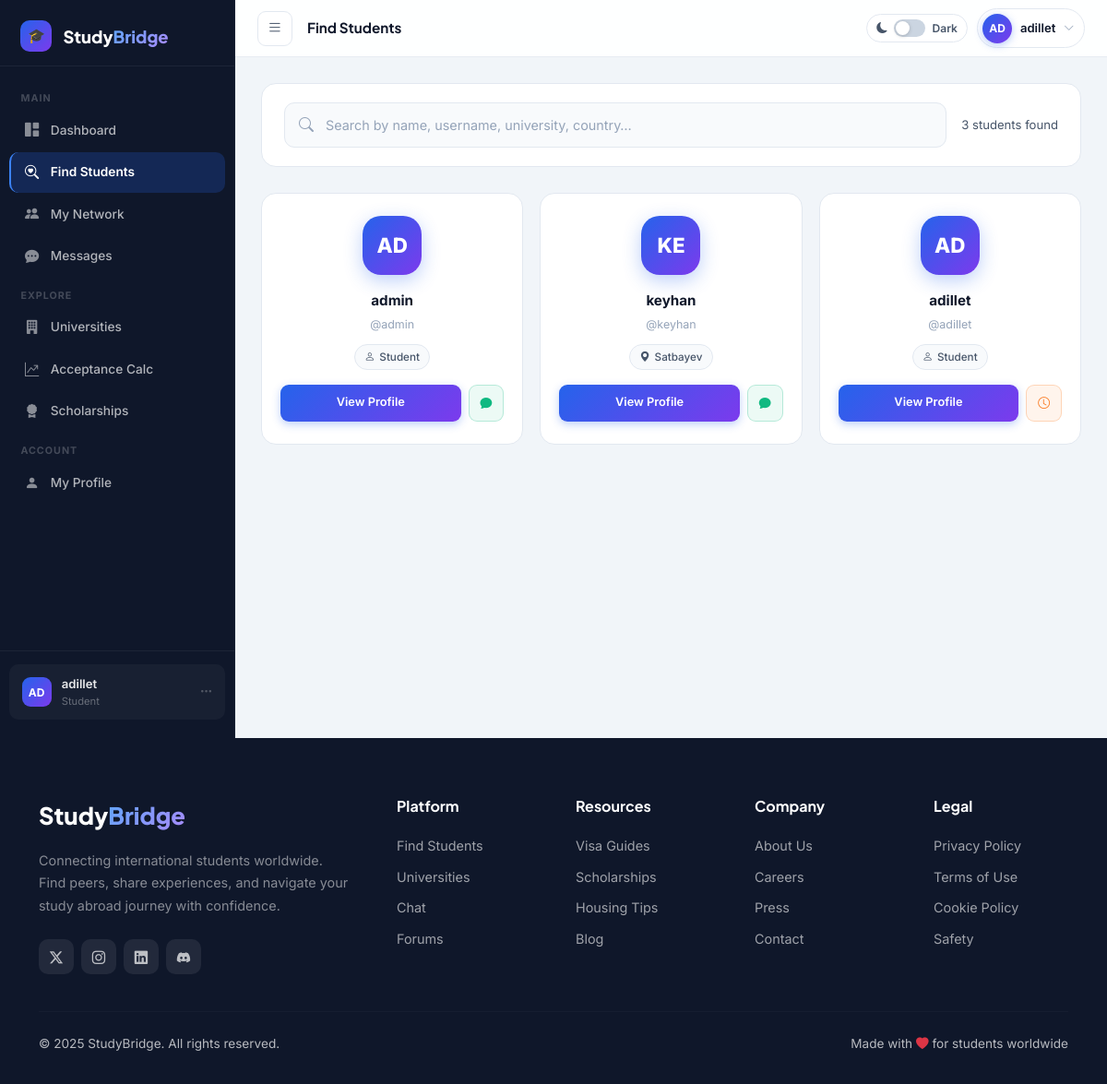
The page /students/ (signed in) on the database as committed earlier.
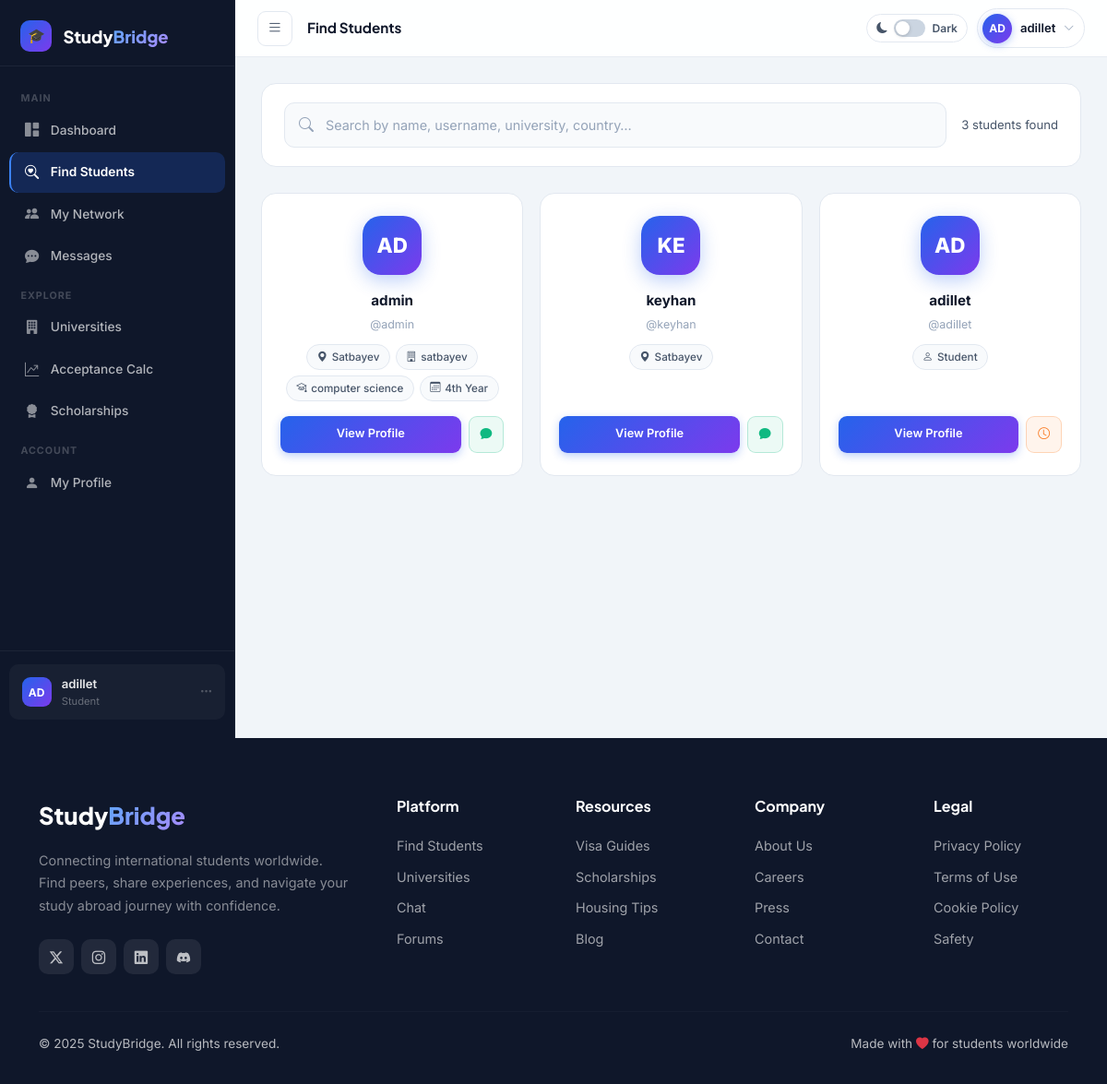
The same page on the database as committed later.
### accounts/models.py (models this page shows, shortened)
class User(AbstractUser):
    STUDY_LEVEL_CHOICES = [
        ('bachelor', "Bachelor's Degree"),
        ('master', "Master's Degree"),
        ('phd', 'PhD'),
        ('exchange', 'Exchange Student'),
        ('language', 'Language Course'),
    ]
    YEAR_CHOICES = [
        ('1', '1st Year'),
        ('2', '2nd Year'),
        ('3', '3rd Year'),
        ('4', '4th Year'),
        ('5', '5th Year+'),
        ('grad', 'Graduate'),
    ]
    email = models.EmailField(unique=True)
    full_name = models.CharField(max_length=150, blank=True)
    country_of_origin = models.CharField(max_length=100, blank=True)
    current_country = models.CharField(max_length=100, blank=True)
    university = models.CharField(max_length=200, blank=True)
    study_level = models.CharField(max_length=20, choices=STUDY_LEVEL_CHOICES, blank=True)
    year_of_study = models.CharField(max_length=10, choices=YEAR_CHOICES, blank=True)
    field_of_study = models.CharField(max_length=150, blank=True)
    bio = models.TextField(max_length=500, blank=True)
    avatar = models.ImageField(upload_to='avatars/', null=True, blank=True)
    is_verified = models.BooleanField(default=False)
    created_at = models.DateTimeField(auto_now_add=True)
    USERNAME_FIELD = 'email'
    REQUIRED_FIELDS = ['username']
    def get_display_name(self):
        return self.full_name or self.username
    def get_initials(self):
        name = self.get_display_name()
        parts = name.split()
        if len(parts) >= 2:
            return (parts[0][0] + parts[1][0]).upper()
        return name[:2].upper()

### accounts/views.py (the view, shortened to what this page needs)
# urls.py: path('students/', av.find_students, name='find_students'),
@login_required
def find_students(request):
    query = request.GET.get('q', '').strip()
    students = User.objects.exclude(id=request.user.id)
    students = students.order_by('-date_joined')[:60]
    sent = {r.to_user_id: r for r in ConnectionRequest.objects.filter(from_user=request.user)}
    received = {r.from_user_id: r for r in ConnectionRequest.objects.filter(to_user=request.user)}
    def conn_info(uid):
        if uid in sent:
            r = sent[uid]
            return {'status': r.status, 'direction': 'sent', 'pk': r.pk}
        if uid in received:
            r = received[uid]
            return {'status': r.status, 'direction': 'received', 'pk': r.pk}
        return None
    students_with_conn = [(s, conn_info(s.id)) for s in students]
    return render(request, 'students/find_students.html', {
        'students_with_conn': students_with_conn,
        'query': query,
        'active_page': 'find_students',
        'page_title': 'Find Students',
    })

### accounts/context_processors.py (called while the page is built)
def dashboard_context(request):
    if request.user.is_authenticated:
        pending_count = ConnectionRequest.objects.filter(
            to_user=request.user, status='pending'
        ).count()
        unread_count = Message.objects.filter(
            receiver=request.user, is_read=False
        ).count()
        return {
            'pending_requests_count': pending_count,
            'unread_messages_count': unread_count,
        }
    return {'pending_requests_count': 0, 'unread_messages_count': 0}

### templates/students/find_students.html (shortened to what this page needs)
{% extends 'dashboard_base.html' %}
{% block main_content %}
<div class="search-bar-wrap">
  <div class="search-input-wrap">
    <i class="bi bi-search"></i>
    <input type="text" class="search-input" id="searchInput" placeholder="Search by name, username, university, country…" value="{{ query }}" autocomplete="off">
  </div>
  <div class="search-meta" id="resultCount">
    {% if students_with_conn %}{{ students_with_conn|length }} student{% if students_with_conn|length != 1 %}s{% endif %} found{% else %}No students found{% endif %}
  </div>
</div>
<div id="studentsContainer">
  {% if students_with_conn %}
  <div class="students-grid" id="studentsGrid">
    {% for student, conn in students_with_conn %}
    <div class="student-card">
      <div class="sc-avatar">{{ student.get_initials }}</div>
      <div class="sc-name">{{ student.get_display_name }}</div>
      <div class="sc-username">@{{ student.username }}</div>
      <div class="sc-tags">
        {% if student.current_country %}<span class="sc-tag"><i class="bi bi-geo-alt-fill"></i>{{ student.current_country }}</span>{% endif %}
        {% if student.university %}<span class="sc-tag"><i class="bi bi-building"></i>{{ student.university|truncatechars:22 }}</span>{% endif %}
        {% if student.field_of_study %}<span class="sc-tag"><i class="bi bi-mortarboard"></i>{{ student.field_of_study|truncatechars:18 }}</span>{% endif %}
        {% if student.year_of_study %}<span class="sc-tag"><i class="bi bi-calendar3"></i>{{ student.get_year_of_study_display }}</span>{% endif %}
        {% if not student.current_country and not student.university and not student.field_of_study %}
          <span class="sc-tag"><i class="bi bi-person"></i>Student</span>
        {% endif %}
      </div>
      <div class="sc-actions">
        <a href="{% url 'student_profile' student.username %}" class="sc-btn-view">View Profile</a>
        {% if not conn %}
          <form method="post" action="{% url 'send_connection_request' student.username %}" style="margin:0;">
            {% csrf_token %}
            <input type="hidden" name="next" value="/students/">
            <button type="submit" class="sc-btn-connect" title="Send connection request">
              <i class="bi bi-person-plus"></i>
            </button>
          </form>
        {% elif conn.status == 'accepted' %}
          <a href="{% url 'chat' student.username %}" class="sc-btn-connect accepted" title="Message">
            <i class="bi bi-chat-fill"></i>
          </a>
        {% elif conn.status == 'pending' and conn.direction == 'sent' %}
          <span class="sc-btn-connect pending" title="Request pending">
            <i class="bi bi-clock"></i>
          </span>
        {% elif conn.status == 'pending' and conn.direction == 'received' %}
          <a href="{% url 'connections' %}" class="sc-btn-connect received" title="Respond to request">
            <i class="bi bi-person-check"></i>
          </a>
        {% endif %}
      </div>
    </div>
    {% endfor %}
  </div>
  {% else %}
  <div class="empty-state">
    <div class="es-icon">🔍</div>
    <h3>{% if query %}No results for "{{ query }}"{% else %}No students yet{% endif %}</h3>
    <p>{% if query %}Try a different name, university, or country.{% else %}Be the first to join — invite friends to StudyBridge!{% endif %}</p>
  </div>
  {% endif %}
</div>
{% endblock %}

### templates/dashboard_base.html (shortened to what this page needs)
{% extends 'base.html' %}
{% block content %}
<aside class="sidebar" id="sidebar">
  <a href="{% url 'landing' %}" class="sidebar-logo">
    <div class="sidebar-logo-icon">🎓</div>
    <div class="sidebar-logo-text">Study<span>Bridge</span></div>
  </a>
  <nav class="sidebar-nav">
    <div class="sidebar-section-label">Main</div>
    <a href="{% url 'dashboard' %}" class="sidebar-link {% if active_page == 'dashboard' %}active{% endif %}">
      <i class="bi bi-grid-1x2-fill"></i> Dashboard
    </a>
    <a href="{% url 'find_students' %}" class="sidebar-link {% if active_page == 'find_students' %}active{% endif %}">
      <i class="bi bi-search-heart"></i> Find Students
    </a>
    <a href="{% url 'connections' %}" class="sidebar-link {% if active_page == 'connections' %}active{% endif %}">
      <i class="bi bi-people-fill"></i> My Network
    </a>
    <a href="{% url 'messages_inbox' %}" class="sidebar-link {% if active_page == 'messages' %}active{% endif %}">
      <i class="bi bi-chat-dots-fill"></i> Messages
    </a>
    <div class="sidebar-section-label">Explore</div>
    <a href="{% url 'universities' %}" class="sidebar-link {% if active_page == 'universities' %}active{% endif %}"><i class="bi bi-building-fill"></i> Universities</a>
    <a href="{% url 'calculator' %}" class="sidebar-link {% if active_page == 'calculator' %}active{% endif %}"><i class="bi bi-graph-up-arrow"></i> Acceptance Calc</a>
    <a href="{% url 'scholarships' %}" class="sidebar-link {% if active_page == 'scholarships' %}active{% endif %}"><i class="bi bi-award-fill"></i> Scholarships</a>
    <div class="sidebar-section-label">Account</div>
    <a href="{% url 'edit_profile' %}" class="sidebar-link {% if active_page == 'profile' %}active{% endif %}"><i class="bi bi-person-fill"></i> My Profile</a>
  </nav>
  <div class="sidebar-footer">
    <div class="sidebar-user-mini" onclick="toggleDropdown()">
      <div class="s-avatar">{{ user.get_initials }}</div>
      <div style="flex:1;min-width:0;">
        <div class="sidebar-user-name">{{ user.get_display_name }}</div>
        <div class="sidebar-user-role">Student</div>
      </div>
      <i class="bi bi-three-dots" style="color:rgba(255,255,255,.25);font-size:.85rem;"></i>
    </div>
  </div>
</aside>
<div class="main-wrapper" id="mainWrapper">
  <header class="db-header">
    <button class="burger-btn" onclick="toggleSidebar()">
      <i class="bi bi-list" id="burgerIcon"></i>
    </button>
    <div class="header-title" id="pageTitle">{% block page_title %}{{ page_title }}{% endblock %}</div>
    <div class="header-right">
      <div class="mode-toggle" onclick="toggleDarkMode()">
        <i class="bi bi-moon-fill" style="font-size:.75rem;color:var(--db-text-2);" id="modeIcon"></i>
        <div class="toggle-sw" id="modeSw"><div class="toggle-knob"></div></div>
        <span class="mode-lbl" id="modeLbl">Dark</span>
      </div>
      <div style="position:relative;">
        <div class="avatar-btn" id="avatarBtn" onclick="toggleDropdown()">
          <div class="av-circle">{{ user.get_initials }}</div>
          <span class="av-name">{{ user.get_display_name }}</span>
          <i class="bi bi-chevron-down av-chevron"></i>
        </div>
      </div>
    </div>
  </header>
  <main class="main-content">
    {% block main_content %}{% endblock %}
  </main>
</div>
{% endblock %}

Rows that differ between the two databases and show on the page:
changed User "admin": current_country (not shown) → "Satbayev"; university (not shown) → "satbayev"; field_of_study (not shown) → "computer science"; year_of_study (not shown) → "4th Year"; no longer shows "Student"
